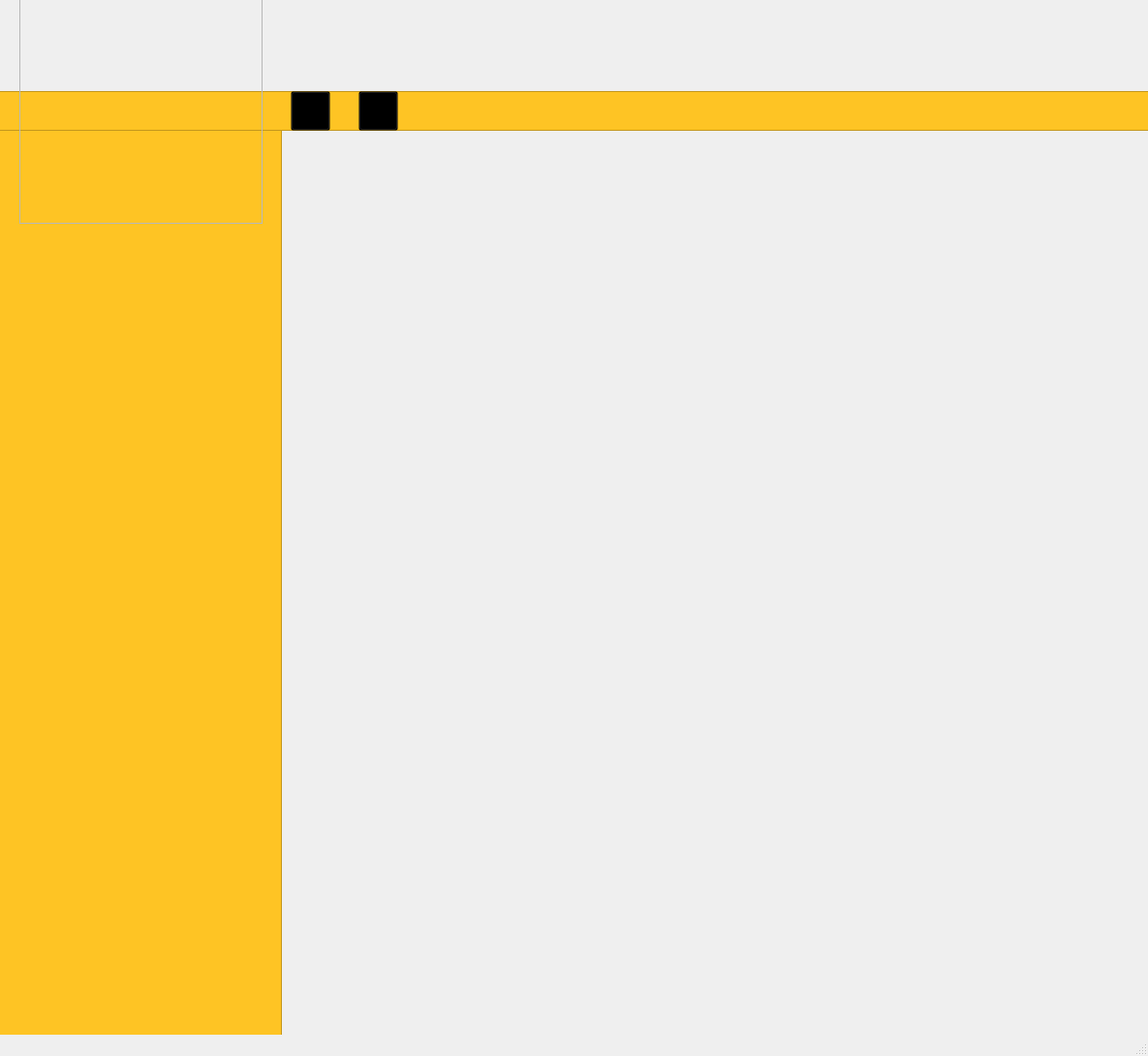
<?xml version="1.0" encoding="UTF-8"?>
<ui version="4.0">
 <class>MainWindow</class>
 <widget class="QMainWindow" name="MainWindow">
  <property name="geometry">
   <rect>
    <x>0</x>
    <y>0</y>
    <width>1185</width>
    <height>1090</height>
   </rect>
  </property>
  <property name="sizePolicy">
   <sizepolicy hsizetype="Maximum" vsizetype="Maximum">
    <horstretch>0</horstretch>
    <verstretch>0</verstretch>
   </sizepolicy>
  </property>
  <property name="windowTitle">
   <string>MainWindow</string>
  </property>
  <property name="styleSheet">
   <string notr="true">#centralwidget
{
background: url(C:/Users/HP/Desktop/projet/image/back.png);
}
#des1
{
background:#fec424;

}
#des2
{
background:#fec424;

}
#logo
{
background: url(C:/Users/HP/Desktop/projet/image/rpl.png);
}</string>
  </property>
  <property name="animated">
   <bool>true</bool>
  </property>
  <widget class="QWidget" name="centralwidget">
   <widget class="QFrame" name="des1">
    <property name="geometry">
     <rect>
      <x>-10</x>
      <y>94</y>
      <width>6000</width>
      <height>41</height>
     </rect>
    </property>
    <property name="frameShape">
     <enum>QFrame::StyledPanel</enum>
    </property>
    <property name="frameShadow">
     <enum>QFrame::Raised</enum>
    </property>
    <widget class="QPushButton" name="pushButton_3">
     <property name="geometry">
      <rect>
       <x>550</x>
       <y>-30</y>
       <width>301</width>
       <height>91</height>
      </rect>
     </property>
     <property name="styleSheet">
      <string notr="true">*{
width: 10px;

background-color: transparent;
border-image: url(C:/Users/HP/Desktop/projet/image/title.png);
background: none;
border: none;
background-repeat: none;
}

*:hover
{
width: 10px;
background-color: transparent;

border-image: url(C:/Users/HP/Desktop/projet/image/titlepr.png);
background: none;
border: none;
background-repeat: none;
}</string>
     </property>
     <property name="text">
      <string/>
     </property>
    </widget>
    <widget class="QPushButton" name="play">
     <property name="geometry">
      <rect>
       <x>310</x>
       <y>0</y>
       <width>41</width>
       <height>41</height>
      </rect>
     </property>
     <property name="styleSheet">
      <string notr="true">*{


background-color: transparent;
border-image: url(C:/Users/HP/Desktop/projet/image/play.png);

}


*:hover
{

background-color: transparent;


}</string>
     </property>
     <property name="text">
      <string/>
     </property>
    </widget>
    <widget class="QPushButton" name="muted">
     <property name="geometry">
      <rect>
       <x>380</x>
       <y>0</y>
       <width>41</width>
       <height>41</height>
      </rect>
     </property>
     <property name="styleSheet">
      <string notr="true">*{


background-color: transparent;
border-image: url(C:/Users/HP/Desktop/projet/image/muted.png);

}


*:hover
{

background-color: transparent;


}</string>
     </property>
     <property name="text">
      <string/>
     </property>
    </widget>
   </widget>
   <widget class="QFrame" name="logo">
    <property name="geometry">
     <rect>
      <x>20</x>
      <y>-20</y>
      <width>251</width>
      <height>251</height>
     </rect>
    </property>
    <property name="frameShape">
     <enum>QFrame::StyledPanel</enum>
    </property>
    <property name="frameShadow">
     <enum>QFrame::Raised</enum>
    </property>
   </widget>
   <widget class="QFrame" name="des2">
    <property name="geometry">
     <rect>
      <x>-10</x>
      <y>120</y>
      <width>301</width>
      <height>1091</height>
     </rect>
    </property>
    <property name="styleSheet">
     <string notr="true"/>
    </property>
    <property name="frameShape">
     <enum>QFrame::StyledPanel</enum>
    </property>
    <property name="frameShadow">
     <enum>QFrame::Raised</enum>
    </property>
    <widget class="QPushButton" name="pushButton">
     <property name="geometry">
      <rect>
       <x>20</x>
       <y>130</y>
       <width>261</width>
       <height>51</height>
      </rect>
     </property>
     <property name="styleSheet">
      <string notr="true">*{
width: 10px;

background-color: transparent;
border-image: url(C:/Users/HP/Desktop/projet/image/gg.png);
background: none;
border: none;
background-repeat: none;
}

*:hover
{
width: 10px;
background-color: transparent;

border-image: url(C:/Users/HP/Desktop/projet/image/gg.png);
background: none;
border: none;
background-repeat: none;
}</string>
     </property>
     <property name="text">
      <string/>
     </property>
    </widget>
    <widget class="QPushButton" name="pushButton_2">
     <property name="geometry">
      <rect>
       <x>110</x>
       <y>580</y>
       <width>51</width>
       <height>41</height>
      </rect>
     </property>
     <property name="styleSheet">
      <string notr="true">*{
width: 10px;

background-color: transparent;
border-image: url(C:/Users/HP/Desktop/projet/image/exit.png);
background: none;
border: none;
background-repeat: none;
}

*:hover
{
width: 10px;
background-color: transparent;

border-image: url(C:/Users/HP/Desktop/projet/image/exit1.png);
background: none;
border: none;
background-repeat: none;
}</string>
     </property>
     <property name="text">
      <string/>
     </property>
    </widget>
    <widget class="QPushButton" name="pushButton_4">
     <property name="geometry">
      <rect>
       <x>20</x>
       <y>220</y>
       <width>261</width>
       <height>51</height>
      </rect>
     </property>
     <property name="styleSheet">
      <string notr="true">*{
width: 10px;

background-color: transparent;
border-image: url(C:/Users/HP/Desktop/projet/image/ggabs.png);
background: none;
border: none;
background-repeat: none;
}

*:hover
{
width: 10px;
background-color: transparent;

border-image: url(C:/Users/HP/Desktop/projet/image/ggabs.png);
background: none;
border: none;
background-repeat: none;
}</string>
     </property>
     <property name="text">
      <string/>
     </property>
    </widget>
   </widget>
   <zorder>des2</zorder>
   <zorder>des1</zorder>
   <zorder>logo</zorder>
  </widget>
  <widget class="QMenuBar" name="menubar">
   <property name="geometry">
    <rect>
     <x>0</x>
     <y>0</y>
     <width>1185</width>
     <height>21</height>
    </rect>
   </property>
  </widget>
  <widget class="QStatusBar" name="statusbar"/>
 </widget>
 <resources/>
 <connections/>
</ui>
